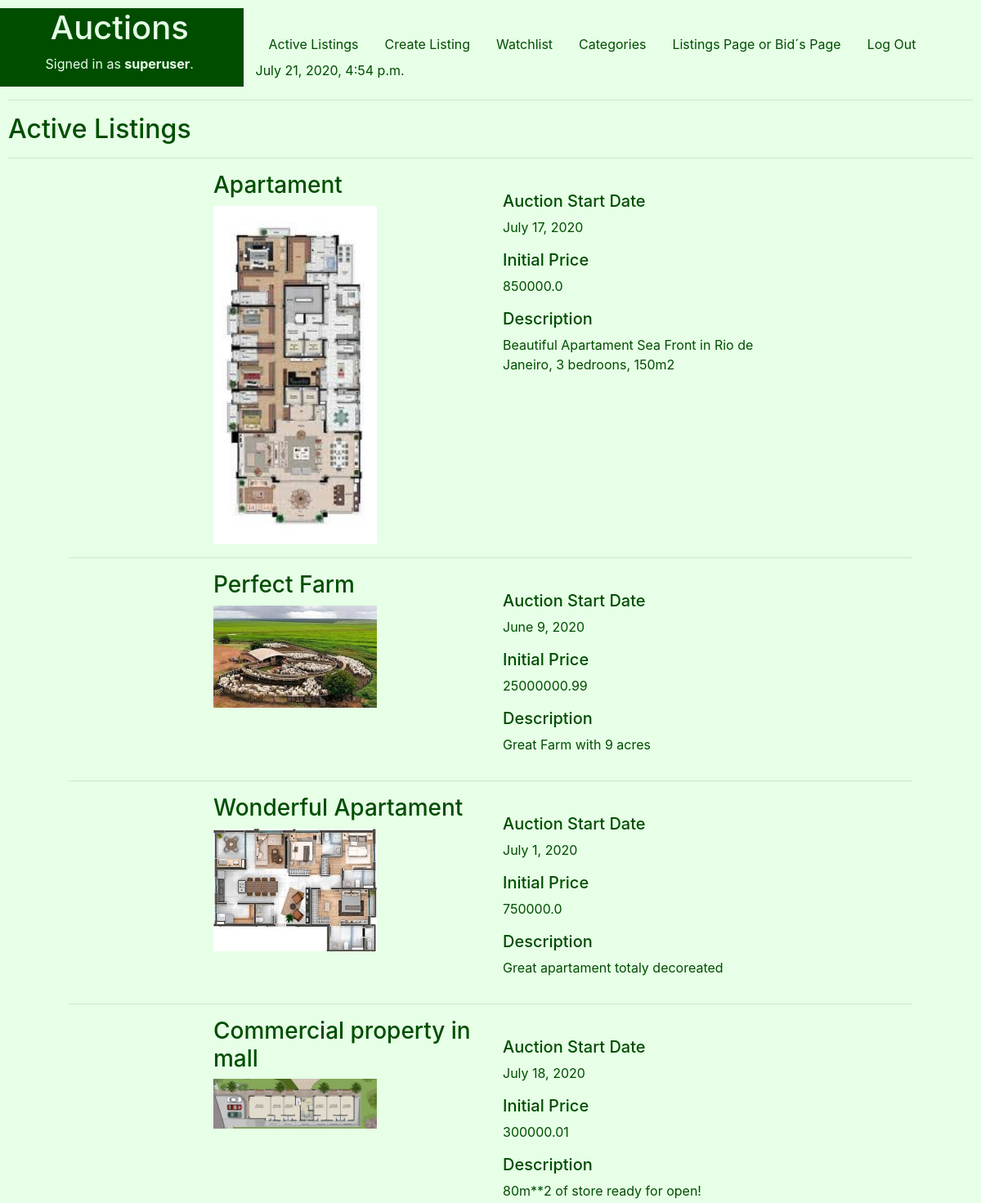
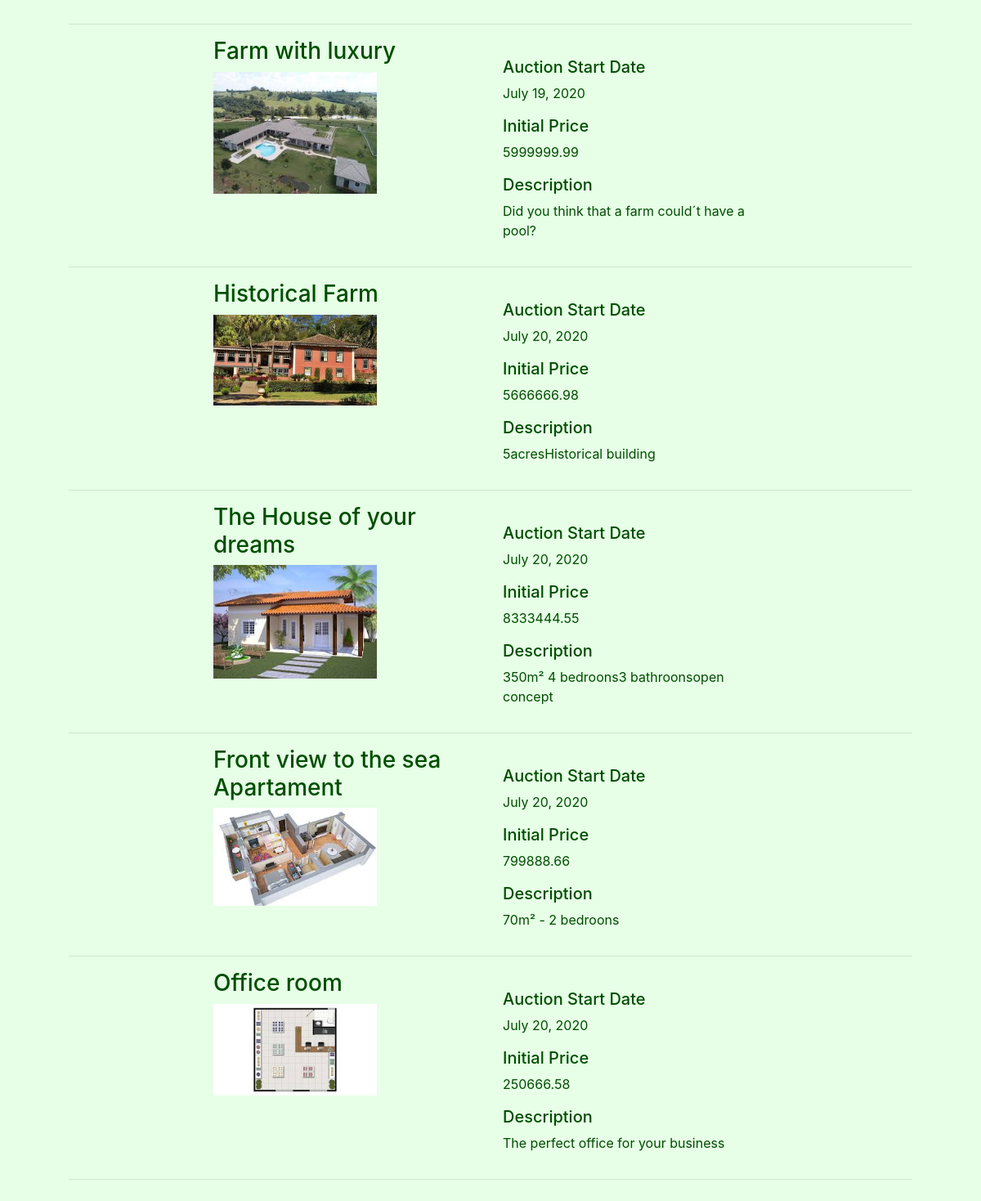
Page / (signed in) on the committed database (2 pictures, top to bottom).
### auctions/models.py (models this page shows, shortened)
class User(AbstractUser):
    pass

class Listings(models.Model):
    STATUS = (
        ('Active', 'Active - Receiving Bids'),
        ('To Begin', 'To Begin - De Auction didn´t start yet'),
        ('Closed', 'Closed - The seller gave up the auction'),
        ('Sold', 'Sold'),
    )
    Ltitle = models.CharField(help_text="Choose a title for your listing",max_length=50)
    Ccode=models.IntegerField(help_text="Categories Ex: 1-Apartament,2-Commercial,3-Farm, 4-House ") #foreign key from PropTypes
    Ldescription = models.CharField(max_length=250)
    Lprice = models.FloatField(help_text="starting bid Just USD") #initial price
    Ldatestart = models.DateField(help_text="Please use the following format: <em>YYYY-MM-DD</em>. for the auction start")
    Lduration = models.IntegerField(help_text="Duration expressed in days" )
    Luser = models.CharField(max_length=25)
    Limage= models.ImageField(upload_to="media", blank=True) #Name of the picture saved on static folder
    Lstatus = models.CharField(max_length=8, choices=STATUS )

### auctions/views.py (the view)
# urls.py: path("", views.index, name="index"),
def index(request):
    d = datetime.datetime.now()
    context={
            "d" : d,
            "ActiveListings": Listings.objects.all(),
    }
    return render(request, "auctions/index.html", context)

### auctions/templates/auctions/index.html (shortened to what this page needs)
{% extends "auctions/layout.html" %}
{% block body %}
  <h2>Active Listings</h2>
    <hr>
    <div class="form-group">
      <form >
          {% if ActiveListings|length > 0 %}
              {% for Active in ActiveListings %}
                    {%if Active.Lstatus == "Active"%}
                        <div class="container" style="border:#004d00; width:90%">
                            <div class="row"  width="1700px">
                                <div class="col-lg-2">
                                </div>
                                <div class="col-lg-4">
                                    <h3>{{ Active.Ltitle }}</h3>
    		                            <img src=" {{Active.Limage.url}} "  width="200">
                                    <br>
                                </div>
                                <div class="col-lg-4">
                                  <br>
                                  <h5>Auction Start Date  </h5>
                                  <p>{{ Active.Ldatestart }}</p>
                                    <h5>Initial Price </h5>
                                    <p> {{ Active.Lprice }}</p>
                       	          <h5>Description</h5>
    					        	          <p>{{ Active.Ldescription }}</p>
                                </div>
                                <div class="col-lg-2">
                                </div>
                            </div>
                            <hr>
                        </div>
                    {%endif%}
    				  {% endfor %}
          {% else %}
    	         	<div class="form-group">
    		          	<output>No matches found</output>
    	        	</div>
          {% endif %}
    	</form>
    </div>
{% endblock %}

### auctions/templates/auctions/layout.html (shortened to what this page needs)
{% load static %}
<!DOCTYPE html>
<html lang="en">
    <head>
        <link rel="stylesheet" href="https://stackpath.bootstrapcdn.com/bootstrap/4.4.1/css/bootstrap.min.css">
        <link rel="stylesheet" href="https://cdnjs.cloudflare.com/ajax/libs/font-awesome/4.7.0/css/font-awesome.min.css">
        <link href="{% static 'auctions/styles.css' %}" rel="stylesheet">
    </head>
    <body>
        <div class="row">
            <div class="col-lg-3" style="background-color:#004d00;color:#e6ffe6 ;">
                <h1 style="text-align: center;">Auctions</h1>
                {% if user.is_authenticated %}
                    <p style="text-align: center;">Signed in as <strong >{{ user.username }}</strong>.</p>
                {% else %}
                    <p style="text-align: center;">Not signed in.</p>
                {% endif %}
            </div>
            <div class="col-lg-9" >
                <ul class="nav">
                <li class="nav-item"><br>
                  <a  style="color:  #004d00;" class="nav-link" href="{% url 'auctions:index' %}">Active Listings</a>
                </li>
                {% if user.is_authenticated %}
                    <li class="nav-item"><br>
                    <a  style="color:  #004d00;" class="nav-link" href="{% url 'auctions:CreateListings' %}">Create Listing</a>
                    </li>
                    <li class="nav-item"><br>
                    <a  style="color:  #004d00;" class="nav-link" href="{% url 'auctions:Watchlist' %}">Watchlist</a>
                    </li>
                    <li class="nav-item"><br>
                    <a  style="color:  #004d00;" class="nav-link" href="{% url 'auctions:Categories' %}">Categories</a>
                    </li>
                    <li class="nav-item"><br>
                    <a  style="color:  #004d00;" class="nav-link" href="{% url 'auctions:Listingspage' %}">Listings Page or Bid´s Page</a>
                    </li>
                    <li class="nav-item"><br>
                    <a  style="color:  #004d00;" class="nav-link" href="{% url 'auctions:logout' %}">Log Out</a>
                    </li>
                {% endif %}
                    <li>   {{d}} </li>
                </ul>
            </div>
        </div>
      <hr>
      {% block body %}
      {% endblock %}
    </body>
</html>

### auctions/static/auctions/styles.css (style rules this page uses)
body { padding: 10px; }

### auctions/templates/auctions/layout.html (style rules this page uses)
body { background-color:#e6ffe6 ; color: #004d00; }

### rows in the picture
User: username "superuser"
Listings: Ltitle "Apartament", Limage (picture), Ldatestart "July 17, 2020", Lprice "850000.0", Ldescription "Beautiful Apartament Sea Front in Rio de Janeiro, 3 bedroons, 150m2"
Listings: Ltitle "Perfect Farm", Limage (picture), Ldatestart "June 9, 2020", Lprice "25000000.99", Ldescription "Great Farm with 9 acres"
Listings: Ltitle "Wonderful Apartament", Limage (picture), Ldatestart "July 1, 2020", Lprice "750000.0", Ldescription "Great apartament totaly decoreated"
Listings: Ltitle "Commercial property in mall", Limage (picture), Ldatestart "July 18, 2020", Lprice "300000.01", Ldescription "80m**2 of store ready for open!"
Listings: Ltitle "Farm with luxury", Limage (picture), Ldatestart "July 19, 2020", Lprice "5999999.99", Ldescription "Did you think that a farm could´t have a pool?"
Listings: Ltitle "Historical Farm", Limage (picture), Ldatestart "July 20, 2020", Lprice "5666666.98", Ldescription "5acresHistorical building"
Listings: Ltitle "The House of your dreams", Limage (picture), Ldatestart "July 20, 2020", Lprice "8333444.55", Ldescription "350m² 4 bedroons3 bathroonsopen concept"
Listings: Ltitle "Front view to the sea Apartament", Limage (picture), Ldatestart "July 20, 2020", Lprice "799888.66", Ldescription "70m² - 2 bedroons"
Listings: Ltitle "Office room", Limage (picture), Ldatestart "July 20, 2020", Lprice "250666.58", Ldescription "The perfect office for your business"
